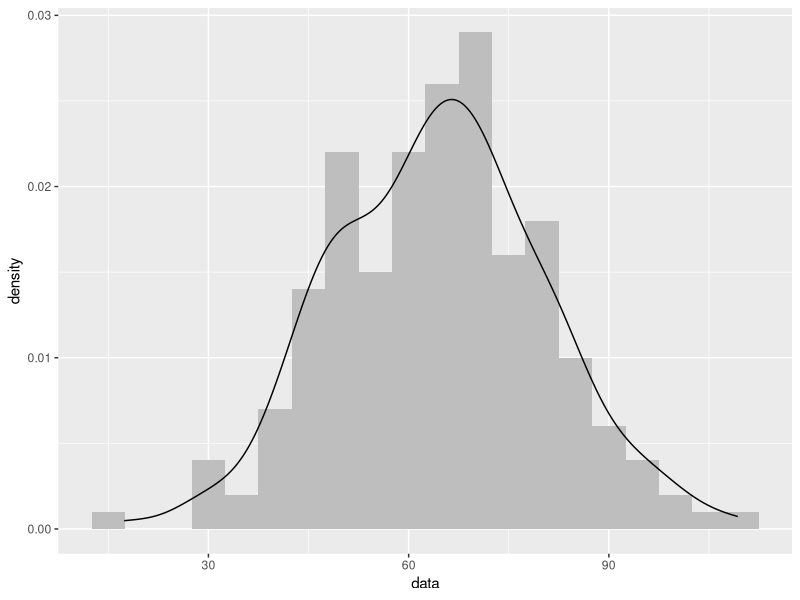
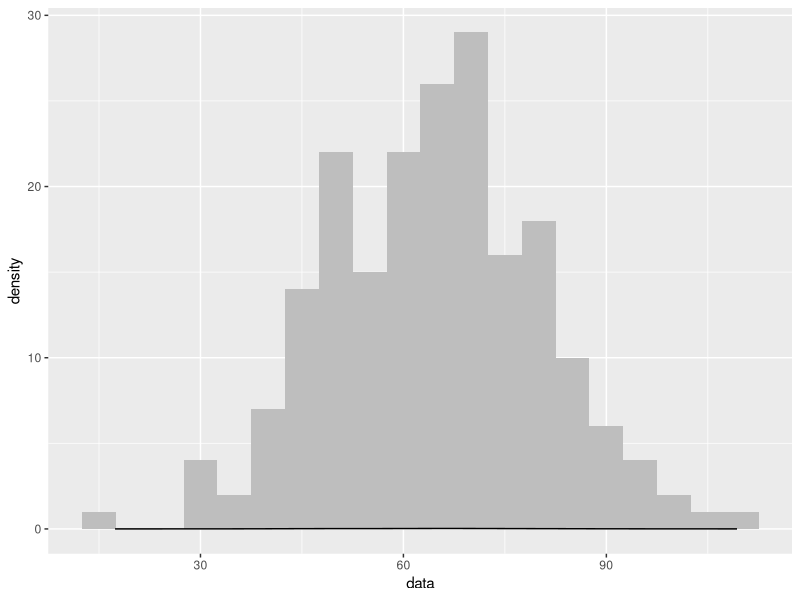
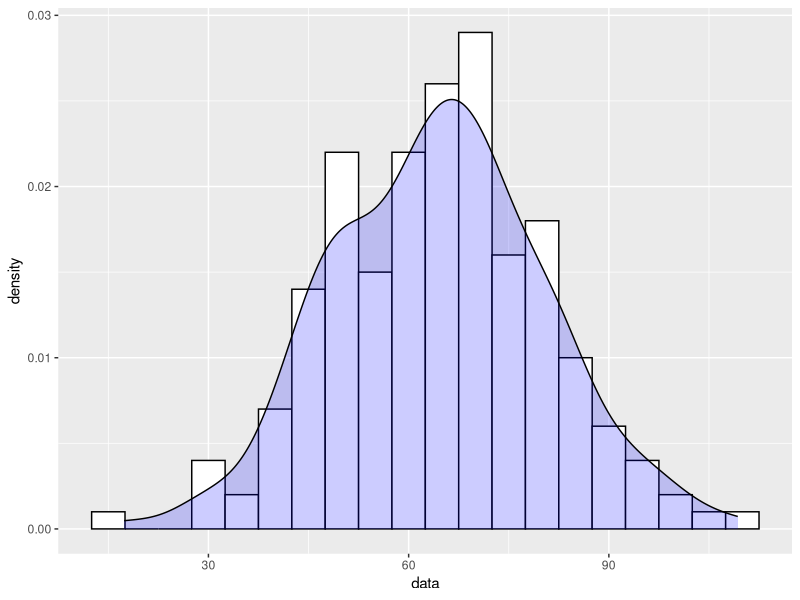

Write R code to recreate these figures, in order.
## ---- chunk 1
knitr::opts_chunk$set(echo = TRUE, fig.align = "center")

# title: Combining a histogram and a density plot
# author: jonathan
# revised: 25/3/2020

WEB <- c("https://bioceed.uib.no/dropfolder/bioSTATS/Rmd/Visualizing/Multiple/histogram-density.html")
GIT <- c("https://github.com/jonathansoule/biostats/blob/master/Visualizing/Multiple/histogram-density.Rmd")
library(ggplot2)
ID <- 1:200
data <- rnorm(200, mean = 65, sd = 15)
## ---- chunk 2
# dataframe
df <- data.frame(ID, data)
# structure of the dataframe
str(df)
## ---- chunk 3
ggplot(df, aes(x = data)) +
  geom_histogram(aes(y = ..density..), binwidth = 5, fill = "grey") +
  geom_density()
## ---- chunk 4
ggplot(df, aes(x = data)) +
  geom_histogram(binwidth = 5, fill = "grey") +
  geom_density()
## ---- chunk 5
ggplot(df, aes(x = data)) +
  geom_histogram(aes(y = ..density..), binwidth = 5, colour = "black", fill = "white") +
  geom_density(fill = "blue", alpha = .2)
